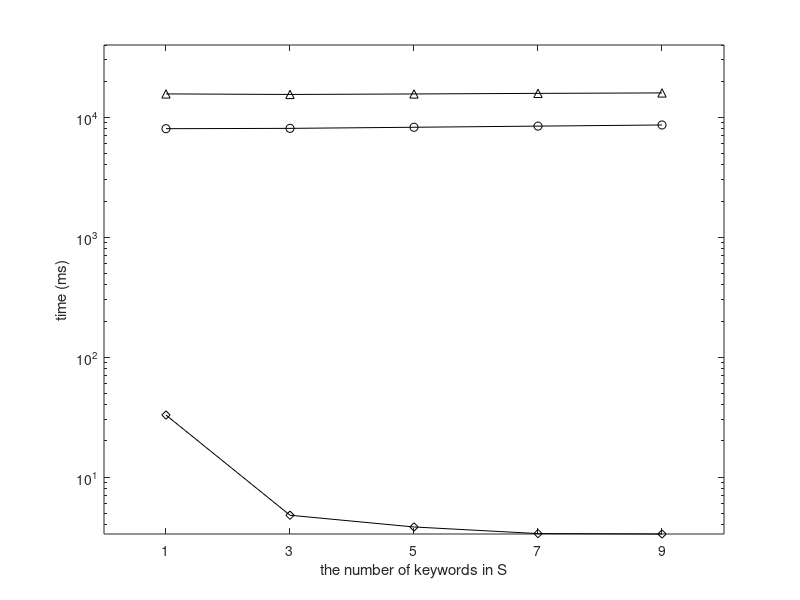

Source code (MATLAB): (Note: this script raises an error after producing the figure.)
set(gcf,'color',[1, 1, 1]);
set(gcf,'unit','centimeters','position',[10 5 9 7]);

x=[1, 2, 3, 4, 5];
y1 = [15644.06943	15481.13157	15628.45303	15805.79765	15943.7891];
y2 = [8024.604633	8074.999338	8247.820376	8430.052228	8616.179027];
y3 = [32.89902434	4.808233314	3.838420616	3.382064558	3.354153721];

p1= semilogy(x, y1, '-k^');
hold on;
p2 = semilogy(x, y2, '-ko');
hold on;
p3 = semilogy(x, y3, '-kd');

xlabel('the number of keywords in S');
ylabel('time (ms)');

axis([0.5 5.5 0.0 40000]);

set(gca, 'xtick', 1:5, 'XTickLabel', {'1','3','5','7','9'});
leg=legend('basic-g-v1','basic-w-v1','SW', 2);
set(leg,'edgecolor','white');

set(gca, 'FontSize', 12);
set(get(gca, 'XLabel'), 'FontSize',12);
set(get(gca, 'YLabel'), 'FontSize',12);
set(findall(gcf,'type','line'),'linewidth',1.5);
set(gca, 'LineWidth', 1.5);
